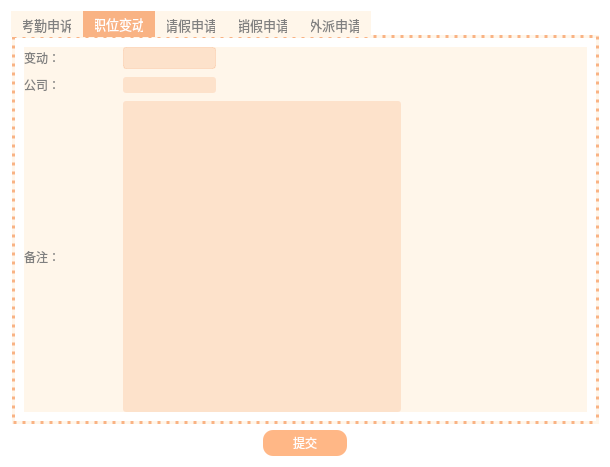
<?xml version="1.0" encoding="UTF-8"?>
<ui version="4.0">
 <class>Form</class>
 <widget class="QWidget" name="Form">
  <property name="geometry">
   <rect>
    <x>0</x>
    <y>0</y>
    <width>610</width>
    <height>467</height>
   </rect>
  </property>
  <property name="minimumSize">
   <size>
    <width>600</width>
    <height>400</height>
   </size>
  </property>
  <property name="windowTitle">
   <string>Form</string>
  </property>
  <property name="styleSheet">
   <string notr="true">background-color:white;
color:rgb(128,128,128);</string>
  </property>
  <layout class="QHBoxLayout" name="horizontalLayout_6">
   <item>
    <widget class="QFrame" name="frame">
     <property name="styleSheet">
      <string notr="true">QTabBar::tab{background-color:rgb(255,246,234);color:rgb(128,128,128);font:13px}
QTabBar::tab::selected{background-color:rgb(249,179,132);color:white;}
QTabWidget::pane{border: -1px;top:-2px;left: 1px;}
</string>
     </property>
     <layout class="QVBoxLayout" name="verticalLayout_6">
      <property name="leftMargin">
       <number>0</number>
      </property>
      <property name="topMargin">
       <number>0</number>
      </property>
      <property name="rightMargin">
       <number>0</number>
      </property>
      <property name="bottomMargin">
       <number>0</number>
      </property>
      <item>
       <widget class="QTabWidget" name="application_tabWidget">
        <property name="minimumSize">
         <size>
          <width>0</width>
          <height>0</height>
         </size>
        </property>
        <property name="font">
         <font>
          <pointsize>9</pointsize>
         </font>
        </property>
        <property name="focusPolicy">
         <enum>Qt::TabFocus</enum>
        </property>
        <property name="styleSheet">
         <string notr="true">QWidget{background-color:white; border:3px dotted rgb(249,179,132);}
QFrame{background-color:rgb(255,246,234)}
QHBoxLayout{background-color:rgb(255,246,234);}
QComboBox{border: 1px solid rgb(249,179,132,30%);border-radius: 3px;background-color:rgb(249,179,132,30%);background: rgb(249,179,132,30%);font:13px;color:grey;height: 20px;}
QComboBox:editable{background:rgb(249,179,132);}
QComboBox QAbstractItemView{border: 0px solid white;outline:0px;selection-background-color: white;height:100px;background: white;font:13px;color:white;}
QComboBox QAbstractItemView::item{height:50px;width:200px;} 
QComboBox::down-arrow{border-image: url(:/icons/icon_downarrow.png);}
QComboBox::drop-down{border:0px;}
QComboBox::hover{border: 1px solid #C0C4CC;}
QLineEdit{border: 1px solid rgb(249,179,132,30%);border-radius: 3px;}
QLineEdit::hover{border: 1px solid #C0C4CC;}
QTextEdit{border: 1px solid rgb(249,179,132,30%);border-radius: 3px;}
QTextEdit::hover{border: 1px solid #C0C4CC;}</string>
        </property>
        <property name="currentIndex">
         <number>1</number>
        </property>
        <widget class="QWidget" name="att_widget">
         <property name="styleSheet">
          <string notr="true">QWidget{background-color:white; border:none;}</string>
         </property>
         <attribute name="title">
          <string>考勤申诉</string>
         </attribute>
         <layout class="QVBoxLayout" name="verticalLayout_7">
          <item>
           <widget class="QFrame" name="frame_3">
            <property name="styleSheet">
             <string notr="true">QFrame{Border-style:none;background-color:rgb(255,246,234)}
QHBoxLayout{background-color:rgb(255,246,234);}</string>
            </property>
            <layout class="QVBoxLayout" name="verticalLayout_2" stretch="1,1,3">
             <property name="leftMargin">
              <number>0</number>
             </property>
             <property name="topMargin">
              <number>0</number>
             </property>
             <property name="rightMargin">
              <number>0</number>
             </property>
             <property name="bottomMargin">
              <number>0</number>
             </property>
             <item>
              <layout class="QHBoxLayout" name="horizontalLayout_5" stretch="1,1,1,3">
               <item>
                <widget class="QLabel" name="label">
                 <property name="styleSheet">
                  <string notr="true"/>
                 </property>
                 <property name="text">
                  <string>异常时间：</string>
                 </property>
                </widget>
               </item>
               <item>
                <widget class="QDateEdit" name="dateEdit">
                 <property name="styleSheet">
                  <string notr="true">QDateEdit::down-arrow {border-image: url(:/icons/riliriqi.png); }
QDateEdit::drop-down{width: 15px;background-color:rgb(255,246,234,60%)}

QDateEdit{border: 1px solid rgb(249,179,132,30%);border-radius: 3px;background-color:rgb(249,179,132,30%);
}
QDateEdit::hover{border: 1px solid #C0C4CC;}

QCalendarWidget QTableView  {alternate-background-color: rgb(251,212,185,60%) ;background-color:white;}

 QCalendarWidget::QWidget#qt_calendar_navigationbar{background-color: #2F2F3E;}
QTableView{selection-background-color:rgb(251,212,185,15%);selection-color: black;}
QComboBox{border: 1px solid rgb(249,179,132,30%);border-radius: 3px;background-color:rgb(249,179,132,30%);background: rgb(249,179,132,30%);font:13px;color:grey;height: 20px;}
QToolButton{background-color: transparent;margin:5px;border-style:none;color:rgb(128,128,128);font:13px;}


QToolButton#qt_calendar_monthbutton,#qt_calendar_yearbutton{
color: black; 
}
QToolButton#qt_calendar_monthbutton{
width:70px;

}
QToolButton#qt_calendar_monthbutton::QObject{
color: white; 
}
QToolButton#qt_calendar_prevmonth{
qproperty-icon:url(:/icons/arrow-left-filling.png);
}
QToolButton#qt_calendar_nextmonth{
qproperty-icon:url(:/icons/arrow-right-filling.png)
}</string>
                 </property>
                 <property name="wrapping">
                  <bool>false</bool>
                 </property>
                 <property name="frame">
                  <bool>true</bool>
                 </property>
                 <property name="readOnly">
                  <bool>false</bool>
                 </property>
                 <property name="buttonSymbols">
                  <enum>QAbstractSpinBox::UpDownArrows</enum>
                 </property>
                 <property name="accelerated">
                  <bool>false</bool>
                 </property>
                 <property name="keyboardTracking">
                  <bool>true</bool>
                 </property>
                 <property name="showGroupSeparator" stdset="0">
                  <bool>false</bool>
                 </property>
                 <property name="currentSection">
                  <enum>QDateTimeEdit::YearSection</enum>
                 </property>
                 <property name="displayFormat">
                  <string>yyyy/MM/dd</string>
                 </property>
                 <property name="calendarPopup">
                  <bool>true</bool>
                 </property>
                </widget>
               </item>
               <item>
                <widget class="QComboBox" name="comboBox">
                 <property name="sizePolicy">
                  <sizepolicy hsizetype="Preferred" vsizetype="Fixed">
                   <horstretch>0</horstretch>
                   <verstretch>0</verstretch>
                  </sizepolicy>
                 </property>
                 <property name="styleSheet">
                  <string notr="true">QComboBox{border: 1px solid rgb(249,179,132,30%);border-radius: 3px;background-color:rgb(249,179,132,30%);background: rgb(249,179,132,30%);font:13px;color:grey;height: 20px;}
QComboBox:editable{background:rgb(249,179,132);}
QComboBox QAbstractItemView{border: 0px solid rgb(255,246,234);outline:0px;selection-background-color: rgb(255,246,234);height:100px;background: rgb(255,246,234);font:13px;}
QComboBox QAbstractItemView::item{height:50px;width:200px;} 

QComboBox::down-arrow{border-image: url(:/icons/icon_downarrow.png);}
QComboBox::drop-down{border:0px;}


QComboBox::hover{border: 1px solid #C0C4CC;}</string>
                 </property>
                 <item>
                  <property name="text">
                   <string>上班</string>
                  </property>
                 </item>
                 <item>
                  <property name="text">
                   <string>下班</string>
                  </property>
                 </item>
                </widget>
               </item>
               <item>
                <spacer name="horizontalSpacer_5">
                 <property name="orientation">
                  <enum>Qt::Horizontal</enum>
                 </property>
                 <property name="sizeHint" stdset="0">
                  <size>
                   <width>40</width>
                   <height>20</height>
                  </size>
                 </property>
                </spacer>
               </item>
              </layout>
             </item>
             <item>
              <layout class="QHBoxLayout" name="horizontalLayout_7" stretch="1,1,4">
               <item>
                <widget class="QLabel" name="label_16">
                 <property name="text">
                  <string>修改状态：</string>
                 </property>
                </widget>
               </item>
               <item>
                <widget class="QComboBox" name="status_comboBox">
                 <property name="styleSheet">
                  <string notr="true">QComboBox{border: 1px solid rgb(249,179,132,30%);border-radius: 3px;background-color:rgb(249,179,132,30%);background: rgb(249,179,132,30%);font:13px;color:grey;height: 20px;}
QComboBox:editable{background:rgb(249,179,132);}
QComboBox QAbstractItemView{border: 0px solid rgb(255,246,234);outline:0px;selection-background-color: rgb(255,246,234);height:100px;background: rgb(255,246,234);font:13px;}
QComboBox QAbstractItemView::item{height:50px;width:200px;} 

QComboBox::down-arrow{border-image: url(:/icons/icon_downarrow.png);}
QComboBox::drop-down{border:0px;}


QComboBox::hover{border: 1px solid #C0C4CC;}</string>
                 </property>
                 <item>
                  <property name="text">
                   <string>出勤</string>
                  </property>
                 </item>
                 <item>
                  <property name="text">
                   <string>迟到</string>
                  </property>
                 </item>
                 <item>
                  <property name="text">
                   <string>早退</string>
                  </property>
                 </item>
                 <item>
                  <property name="text">
                   <string>缺勤</string>
                  </property>
                 </item>
                 <item>
                  <property name="text">
                   <string>请假</string>
                  </property>
                 </item>
                </widget>
               </item>
               <item>
                <spacer name="horizontalSpacer_8">
                 <property name="orientation">
                  <enum>Qt::Horizontal</enum>
                 </property>
                 <property name="sizeHint" stdset="0">
                  <size>
                   <width>40</width>
                   <height>20</height>
                  </size>
                 </property>
                </spacer>
               </item>
              </layout>
             </item>
             <item>
              <layout class="QHBoxLayout" name="horizontalLayout_8" stretch="1,4,1">
               <item>
                <widget class="QLabel" name="label_3">
                 <property name="text">
                  <string>申请原因：</string>
                 </property>
                </widget>
               </item>
               <item>
                <widget class="QTextEdit" name="comment_textEdit">
                 <property name="styleSheet">
                  <string notr="true">background-color:rgb(249,179,132,30%)</string>
                 </property>
                </widget>
               </item>
               <item>
                <spacer name="horizontalSpacer_9">
                 <property name="orientation">
                  <enum>Qt::Horizontal</enum>
                 </property>
                 <property name="sizeHint" stdset="0">
                  <size>
                   <width>40</width>
                   <height>20</height>
                  </size>
                 </property>
                </spacer>
               </item>
              </layout>
             </item>
            </layout>
           </widget>
          </item>
         </layout>
        </widget>
        <widget class="QWidget" name="company_tab_2">
         <property name="styleSheet">
          <string notr="true">QWidget{background-color:white; border:none;}</string>
         </property>
         <attribute name="title">
          <string>职位变动</string>
         </attribute>
         <layout class="QHBoxLayout" name="horizontalLayout_27">
          <item>
           <widget class="QFrame" name="frame_4">
            <property name="styleSheet">
             <string notr="true">QFrame{Border-style:none;background-color:rgb(255,246,234)}
QHBoxLayout{background-color:rgb(255,246,234);}</string>
            </property>
            <layout class="QVBoxLayout" name="verticalLayout_3">
             <property name="leftMargin">
              <number>0</number>
             </property>
             <property name="topMargin">
              <number>0</number>
             </property>
             <property name="rightMargin">
              <number>0</number>
             </property>
             <property name="bottomMargin">
              <number>0</number>
             </property>
             <item>
              <layout class="QHBoxLayout" name="horizontalLayout" stretch="1,1,4">
               <item>
                <widget class="QLabel" name="label_15">
                 <property name="text">
                  <string>变动：</string>
                 </property>
                </widget>
               </item>
               <item>
                <widget class="QComboBox" name="type_comboBox_2">
                 <property name="styleSheet">
                  <string notr="true">QComboBox{border: 1px solid rgb(249,179,132,30%);border-radius: 3px;background-color:rgb(249,179,132,30%);background: rgb(249,179,132,30%);font:13px;color:grey;height: 20px;}
QComboBox:editable{background:rgb(249,179,132);}
QComboBox QAbstractItemView{border: 0px solid rgb(255,246,234);outline:0px;selection-background-color: rgb(255,246,234);height:100px;background: rgb(255,246,234);font:13px;}
QComboBox QAbstractItemView::item{height:50px;width:200px;} 

QComboBox::down-arrow{border-image: url(:/icons/icon_downarrow.png);}
QComboBox::drop-down{border:0px;}


QComboBox::hover{border: 1px solid #C0C4CC;}</string>
                 </property>
                </widget>
               </item>
               <item>
                <spacer name="horizontalSpacer_10">
                 <property name="orientation">
                  <enum>Qt::Horizontal</enum>
                 </property>
                 <property name="sizeHint" stdset="0">
                  <size>
                   <width>40</width>
                   <height>20</height>
                  </size>
                 </property>
                </spacer>
               </item>
              </layout>
             </item>
             <item>
              <layout class="QHBoxLayout" name="horizontalLayout_4" stretch="1,1,4">
               <item>
                <widget class="QLabel" name="label_6">
                 <property name="text">
                  <string>公司：</string>
                 </property>
                </widget>
               </item>
               <item>
                <widget class="QLineEdit" name="company_lineEdit">
                 <property name="styleSheet">
                  <string notr="true">background-color:rgb(249,179,132,30%)</string>
                 </property>
                 <property name="text">
                  <string/>
                 </property>
                </widget>
               </item>
               <item>
                <spacer name="horizontalSpacer_6">
                 <property name="orientation">
                  <enum>Qt::Horizontal</enum>
                 </property>
                 <property name="sizeHint" stdset="0">
                  <size>
                   <width>40</width>
                   <height>20</height>
                  </size>
                 </property>
                </spacer>
               </item>
              </layout>
             </item>
             <item>
              <layout class="QHBoxLayout" name="horizontalLayout_11" stretch="1,3,2">
               <item>
                <widget class="QLabel" name="label_7">
                 <property name="text">
                  <string>备注：</string>
                 </property>
                </widget>
               </item>
               <item>
                <widget class="QTextEdit" name="comment_textEdit_2">
                 <property name="styleSheet">
                  <string notr="true">background-color:rgb(249,179,132,30%)</string>
                 </property>
                </widget>
               </item>
               <item>
                <spacer name="horizontalSpacer_16">
                 <property name="orientation">
                  <enum>Qt::Horizontal</enum>
                 </property>
                 <property name="sizeHint" stdset="0">
                  <size>
                   <width>40</width>
                   <height>20</height>
                  </size>
                 </property>
                </spacer>
               </item>
              </layout>
             </item>
            </layout>
           </widget>
          </item>
         </layout>
        </widget>
        <widget class="QWidget" name="vaca_tab_3">
         <property name="styleSheet">
          <string notr="true">QWidget{background-color:white; border:none;}</string>
         </property>
         <attribute name="title">
          <string>请假申请</string>
         </attribute>
         <layout class="QHBoxLayout" name="horizontalLayout_26">
          <item>
           <widget class="QFrame" name="frame_5">
            <property name="styleSheet">
             <string notr="true">QFrame{Border-style:none;background-color:rgb(255,246,234)}
QHBoxLayout{background-color:rgb(255,246,234);}</string>
            </property>
            <layout class="QVBoxLayout" name="verticalLayout_4" stretch="1,1,3">
             <property name="leftMargin">
              <number>0</number>
             </property>
             <property name="topMargin">
              <number>0</number>
             </property>
             <property name="rightMargin">
              <number>0</number>
             </property>
             <property name="bottomMargin">
              <number>0</number>
             </property>
             <item>
              <layout class="QHBoxLayout" name="horizontalLayout_14" stretch="1,1,3">
               <item>
                <widget class="QLabel" name="label_9">
                 <property name="text">
                  <string>开始日期：</string>
                 </property>
                </widget>
               </item>
               <item>
                <widget class="QDateEdit" name="start_dateEdit">
                 <property name="styleSheet">
                  <string notr="true">QDateEdit::down-arrow {border-image: url(:/icons/riliriqi.png); }
QDateEdit::drop-down{width: 15px;background-color:rgb(255,246,234,60%)}

QDateEdit{border: 1px solid rgb(249,179,132,30%);border-radius: 3px;background-color:rgb(249,179,132,30%);
}
QDateEdit::hover{border: 1px solid #C0C4CC;}

QCalendarWidget QTableView  {alternate-background-color: rgb(251,212,185,60%) ;background-color:white;}

 QCalendarWidget::QWidget#qt_calendar_navigationbar{background-color: #2F2F3E;}
QTableView{selection-background-color:rgb(251,212,185,15%);selection-color: black;}
QComboBox{border: 1px solid rgb(249,179,132,30%);border-radius: 3px;background-color:rgb(249,179,132,30%);background: rgb(249,179,132,30%);font:13px;color:grey;height: 20px;}
QToolButton{background-color: transparent;margin:5px;border-style:none;color:rgb(128,128,128);font:13px;}


QToolButton#qt_calendar_monthbutton,#qt_calendar_yearbutton{
color: black; 
}
QToolButton#qt_calendar_monthbutton{
width:70px;

}
QToolButton#qt_calendar_monthbutton::QObject{
color: white; 
}
QToolButton#qt_calendar_prevmonth{
qproperty-icon:url(:/icons/arrow-left-filling.png);
}
QToolButton#qt_calendar_nextmonth{
qproperty-icon:url(:/icons/arrow-right-filling.png)
}</string>
                 </property>
                 <property name="showGroupSeparator" stdset="0">
                  <bool>false</bool>
                 </property>
                 <property name="displayFormat">
                  <string>yyyy/MM/dd</string>
                 </property>
                 <property name="calendarPopup">
                  <bool>true</bool>
                 </property>
                </widget>
               </item>
               <item>
                <spacer name="horizontalSpacer_18">
                 <property name="orientation">
                  <enum>Qt::Horizontal</enum>
                 </property>
                 <property name="sizeHint" stdset="0">
                  <size>
                   <width>40</width>
                   <height>20</height>
                  </size>
                 </property>
                </spacer>
               </item>
              </layout>
             </item>
             <item>
              <layout class="QHBoxLayout" name="horizontalLayout_15" stretch="1,1,3">
               <item>
                <widget class="QLabel" name="label_10">
                 <property name="text">
                  <string>结束日期：</string>
                 </property>
                </widget>
               </item>
               <item>
                <widget class="QDateEdit" name="end_dateEdit">
                 <property name="styleSheet">
                  <string notr="true">QDateEdit::down-arrow {border-image: url(:/icons/riliriqi.png); }
QDateEdit::drop-down{width: 15px;background-color:rgb(255,246,234,60%)}

QDateEdit{border: 1px solid rgb(249,179,132,30%);border-radius: 3px;background-color:rgb(249,179,132,30%);
}
QDateEdit::hover{border: 1px solid #C0C4CC;}

QCalendarWidget QTableView  {alternate-background-color: rgb(251,212,185,60%) ;background-color:white;}

 QCalendarWidget::QWidget#qt_calendar_navigationbar{background-color: #2F2F3E;}
QTableView{selection-background-color:rgb(251,212,185,15%);selection-color: black;}
QComboBox{border: 1px solid rgb(249,179,132,30%);border-radius: 3px;background-color:rgb(249,179,132,30%);background: rgb(249,179,132,30%);font:13px;color:grey;height: 20px;}
QToolButton{background-color: transparent;margin:5px;border-style:none;color:rgb(128,128,128);font:13px;}


QToolButton#qt_calendar_monthbutton,#qt_calendar_yearbutton{
color: black; 
}
QToolButton#qt_calendar_monthbutton{
width:70px;

}
QToolButton#qt_calendar_monthbutton::QObject{
color: white; 
}
QToolButton#qt_calendar_prevmonth{
qproperty-icon:url(:/icons/arrow-left-filling.png);
}
QToolButton#qt_calendar_nextmonth{
qproperty-icon:url(:/icons/arrow-right-filling.png)
}</string>
                 </property>
                 <property name="displayFormat">
                  <string>yyyy/MM/dd</string>
                 </property>
                 <property name="calendarPopup">
                  <bool>true</bool>
                 </property>
                </widget>
               </item>
               <item>
                <spacer name="horizontalSpacer_19">
                 <property name="orientation">
                  <enum>Qt::Horizontal</enum>
                 </property>
                 <property name="sizeHint" stdset="0">
                  <size>
                   <width>40</width>
                   <height>20</height>
                  </size>
                 </property>
                </spacer>
               </item>
              </layout>
             </item>
             <item>
              <layout class="QHBoxLayout" name="horizontalLayout_16" stretch="1,3,1">
               <item>
                <widget class="QLabel" name="label_8">
                 <property name="text">
                  <string>请假缘由：</string>
                 </property>
                </widget>
               </item>
               <item>
                <widget class="QTextEdit" name="comment_textEdit_3">
                 <property name="styleSheet">
                  <string notr="true">background-color:rgb(249,179,132,30%)</string>
                 </property>
                </widget>
               </item>
               <item>
                <spacer name="horizontalSpacer_20">
                 <property name="orientation">
                  <enum>Qt::Horizontal</enum>
                 </property>
                 <property name="sizeHint" stdset="0">
                  <size>
                   <width>40</width>
                   <height>20</height>
                  </size>
                 </property>
                </spacer>
               </item>
              </layout>
             </item>
            </layout>
           </widget>
          </item>
         </layout>
        </widget>
        <widget class="QWidget" name="back_tab_4">
         <property name="styleSheet">
          <string notr="true">QWidget{background-color:white; border:none;}</string>
         </property>
         <attribute name="title">
          <string>销假申请</string>
         </attribute>
         <layout class="QHBoxLayout" name="horizontalLayout_25">
          <item>
           <widget class="QFrame" name="frame_2">
            <property name="styleSheet">
             <string notr="true">QFrame{Border-style:none;background-color:rgb(255,246,234)}
QHBoxLayout{background-color:rgb(255,246,234);}</string>
            </property>
            <layout class="QVBoxLayout" name="verticalLayout" stretch="1,3">
             <property name="leftMargin">
              <number>0</number>
             </property>
             <property name="topMargin">
              <number>0</number>
             </property>
             <property name="rightMargin">
              <number>0</number>
             </property>
             <property name="bottomMargin">
              <number>0</number>
             </property>
             <item>
              <layout class="QHBoxLayout" name="horizontalLayout_2" stretch="1,1,3">
               <item>
                <widget class="QLabel" name="label_2">
                 <property name="text">
                  <string>销假日期：</string>
                 </property>
                </widget>
               </item>
               <item>
                <widget class="QDateEdit" name="back_dateEdit">
                 <property name="styleSheet">
                  <string notr="true">QDateEdit::down-arrow {border-image: url(:/icons/riliriqi.png); }
QDateEdit::drop-down{width: 15px;background-color:rgb(255,246,234,60%)}

QDateEdit{border: 1px solid rgb(249,179,132,30%);border-radius: 3px;background-color:rgb(249,179,132,30%);
}
QDateEdit::hover{border: 1px solid #C0C4CC;}

QCalendarWidget QTableView  {alternate-background-color: rgb(251,212,185,60%) ;background-color:white;}

 QCalendarWidget::QWidget#qt_calendar_navigationbar{background-color: #2F2F3E;}
QTableView{selection-background-color:rgb(251,212,185,15%);selection-color: black;}
QComboBox{border: 1px solid rgb(249,179,132,30%);border-radius: 3px;background-color:rgb(249,179,132,30%);background: rgb(249,179,132,30%);font:13px;color:grey;height: 20px;}
QToolButton{background-color: transparent;margin:5px;border-style:none;color:rgb(128,128,128);font:13px;}


QToolButton#qt_calendar_monthbutton,#qt_calendar_yearbutton{
color: black; 
}
QToolButton#qt_calendar_monthbutton{
width:70px;

}
QToolButton#qt_calendar_monthbutton::QObject{
color: white; 
}
QToolButton#qt_calendar_prevmonth{
qproperty-icon:url(:/icons/arrow-left-filling.png);
}
QToolButton#qt_calendar_nextmonth{
qproperty-icon:url(:/icons/arrow-right-filling.png)
}</string>
                 </property>
                 <property name="displayFormat">
                  <string>yyyy/MM/dd</string>
                 </property>
                 <property name="calendarPopup">
                  <bool>true</bool>
                 </property>
                </widget>
               </item>
               <item>
                <spacer name="horizontalSpacer_2">
                 <property name="orientation">
                  <enum>Qt::Horizontal</enum>
                 </property>
                 <property name="sizeHint" stdset="0">
                  <size>
                   <width>40</width>
                   <height>20</height>
                  </size>
                 </property>
                </spacer>
               </item>
              </layout>
             </item>
             <item>
              <layout class="QHBoxLayout" name="horizontalLayout_3" stretch="1,3,1">
               <property name="spacing">
                <number>6</number>
               </property>
               <property name="sizeConstraint">
                <enum>QLayout::SetDefaultConstraint</enum>
               </property>
               <item>
                <widget class="QLabel" name="label_4">
                 <property name="text">
                  <string>销假备注：</string>
                 </property>
                </widget>
               </item>
               <item>
                <widget class="QTextEdit" name="comment_textEdit_4">
                 <property name="sizePolicy">
                  <sizepolicy hsizetype="Expanding" vsizetype="Minimum">
                   <horstretch>0</horstretch>
                   <verstretch>0</verstretch>
                  </sizepolicy>
                 </property>
                 <property name="styleSheet">
                  <string notr="true">background-color:rgb(249,179,132,30%)</string>
                 </property>
                </widget>
               </item>
               <item>
                <spacer name="horizontalSpacer_3">
                 <property name="orientation">
                  <enum>Qt::Horizontal</enum>
                 </property>
                 <property name="sizeHint" stdset="0">
                  <size>
                   <width>40</width>
                   <height>20</height>
                  </size>
                 </property>
                </spacer>
               </item>
              </layout>
             </item>
            </layout>
           </widget>
          </item>
         </layout>
        </widget>
        <widget class="QWidget" name="out_tab_5">
         <property name="styleSheet">
          <string notr="true">QWidget{background-color:white; border:none;}</string>
         </property>
         <attribute name="title">
          <string>外派申请</string>
         </attribute>
         <layout class="QHBoxLayout" name="horizontalLayout_24">
          <item>
           <widget class="QFrame" name="frame_6">
            <property name="styleSheet">
             <string notr="true">QFrame{Border-style:none;background-color:rgb(255,246,234)}
QHBoxLayout{background-color:rgb(255,246,234);}</string>
            </property>
            <layout class="QVBoxLayout" name="verticalLayout_5" stretch="1,1,1,3">
             <property name="leftMargin">
              <number>0</number>
             </property>
             <property name="topMargin">
              <number>0</number>
             </property>
             <property name="rightMargin">
              <number>0</number>
             </property>
             <property name="bottomMargin">
              <number>0</number>
             </property>
             <item>
              <layout class="QHBoxLayout" name="horizontalLayout_18" stretch="1,1,3">
               <item>
                <widget class="QLabel" name="label_12">
                 <property name="text">
                  <string>开始日期：</string>
                 </property>
                </widget>
               </item>
               <item>
                <widget class="QDateEdit" name="outs_dateEdit">
                 <property name="styleSheet">
                  <string notr="true">QDateEdit::down-arrow {border-image: url(:/icons/riliriqi.png); }
QDateEdit::drop-down{width: 15px;background-color:rgb(255,246,234,60%)}

QDateEdit{border: 1px solid rgb(249,179,132,30%);border-radius: 3px;background-color:rgb(249,179,132,30%);
}
QDateEdit::hover{border: 1px solid #C0C4CC;}

QCalendarWidget QTableView  {alternate-background-color: rgb(251,212,185,60%) ;background-color:white;}

 QCalendarWidget::QWidget#qt_calendar_navigationbar{background-color: #2F2F3E;}
QTableView{selection-background-color:rgb(251,212,185,15%);selection-color: black;}
QComboBox{border: 1px solid rgb(249,179,132,30%);border-radius: 3px;background-color:rgb(249,179,132,30%);background: rgb(249,179,132,30%);font:13px;color:grey;height: 20px;}
QToolButton{background-color: transparent;margin:5px;border-style:none;color:rgb(128,128,128);font:13px;}


QToolButton#qt_calendar_monthbutton,#qt_calendar_yearbutton{
color: black; 
}
QToolButton#qt_calendar_monthbutton{
width:70px;

}
QToolButton#qt_calendar_monthbutton::QObject{
color: white; 
}
QToolButton#qt_calendar_prevmonth{
qproperty-icon:url(:/icons/arrow-left-filling.png);
}
QToolButton#qt_calendar_nextmonth{
qproperty-icon:url(:/icons/arrow-right-filling.png)
}</string>
                 </property>
                 <property name="displayFormat">
                  <string>yyyy/MM/dd</string>
                 </property>
                 <property name="calendarPopup">
                  <bool>true</bool>
                 </property>
                </widget>
               </item>
               <item>
                <spacer name="horizontalSpacer_22">
                 <property name="orientation">
                  <enum>Qt::Horizontal</enum>
                 </property>
                 <property name="sizeHint" stdset="0">
                  <size>
                   <width>40</width>
                   <height>20</height>
                  </size>
                 </property>
                </spacer>
               </item>
              </layout>
             </item>
             <item>
              <layout class="QHBoxLayout" name="horizontalLayout_19" stretch="1,1,3">
               <item>
                <widget class="QLabel" name="label_11">
                 <property name="text">
                  <string>结束日期：</string>
                 </property>
                </widget>
               </item>
               <item>
                <widget class="QDateEdit" name="oute_dateEdit">
                 <property name="styleSheet">
                  <string notr="true">QDateEdit::down-arrow {border-image: url(:/icons/riliriqi.png); }
QDateEdit::drop-down{width: 15px;background-color:rgb(255,246,234,60%)}

QDateEdit{border: 1px solid rgb(249,179,132,30%);border-radius: 3px;background-color:rgb(249,179,132,30%);
}
QDateEdit::hover{border: 1px solid #C0C4CC;}

QCalendarWidget QTableView  {alternate-background-color: rgb(251,212,185,60%) ;background-color:white;}

 QCalendarWidget::QWidget#qt_calendar_navigationbar{background-color: #2F2F3E;}
QTableView{selection-background-color:rgb(251,212,185,15%);selection-color: black;}
QComboBox{border: 1px solid rgb(249,179,132,30%);border-radius: 3px;background-color:rgb(249,179,132,30%);background: rgb(249,179,132,30%);font:13px;color:grey;height: 20px;}
QToolButton{background-color: transparent;margin:5px;border-style:none;color:rgb(128,128,128);font:13px;}


QToolButton#qt_calendar_monthbutton,#qt_calendar_yearbutton{
color: black; 
}
QToolButton#qt_calendar_monthbutton{
width:70px;

}
QToolButton#qt_calendar_monthbutton::QObject{
color: white; 
}
QToolButton#qt_calendar_prevmonth{
qproperty-icon:url(:/icons/arrow-left-filling.png);
}
QToolButton#qt_calendar_nextmonth{
qproperty-icon:url(:/icons/arrow-right-filling.png)
}</string>
                 </property>
                 <property name="displayFormat">
                  <string>yyyy/MM/dd</string>
                 </property>
                 <property name="calendarPopup">
                  <bool>true</bool>
                 </property>
                </widget>
               </item>
               <item>
                <spacer name="horizontalSpacer_23">
                 <property name="orientation">
                  <enum>Qt::Horizontal</enum>
                 </property>
                 <property name="sizeHint" stdset="0">
                  <size>
                   <width>40</width>
                   <height>20</height>
                  </size>
                 </property>
                </spacer>
               </item>
              </layout>
             </item>
             <item>
              <layout class="QHBoxLayout" name="horizontalLayout_20" stretch="1,1,3">
               <item>
                <widget class="QLabel" name="label_13">
                 <property name="text">
                  <string>外派地点：</string>
                 </property>
                </widget>
               </item>
               <item>
                <widget class="QLineEdit" name="place_lineEdit">
                 <property name="styleSheet">
                  <string notr="true">background-color:rgb(249,179,132,30%);
padding:0px 2px</string>
                 </property>
                </widget>
               </item>
               <item>
                <spacer name="horizontalSpacer_24">
                 <property name="orientation">
                  <enum>Qt::Horizontal</enum>
                 </property>
                 <property name="sizeHint" stdset="0">
                  <size>
                   <width>40</width>
                   <height>20</height>
                  </size>
                 </property>
                </spacer>
               </item>
              </layout>
             </item>
             <item>
              <layout class="QHBoxLayout" name="horizontalLayout_21" stretch="1,3,1">
               <item>
                <widget class="QLabel" name="label_5">
                 <property name="text">
                  <string>外派缘由：</string>
                 </property>
                </widget>
               </item>
               <item>
                <widget class="QTextEdit" name="comment_textEdit_5">
                 <property name="styleSheet">
                  <string notr="true">background-color:rgb(249,179,132,30%)</string>
                 </property>
                </widget>
               </item>
               <item>
                <spacer name="horizontalSpacer_25">
                 <property name="orientation">
                  <enum>Qt::Horizontal</enum>
                 </property>
                 <property name="sizeHint" stdset="0">
                  <size>
                   <width>40</width>
                   <height>20</height>
                  </size>
                 </property>
                </spacer>
               </item>
              </layout>
             </item>
            </layout>
           </widget>
          </item>
         </layout>
        </widget>
       </widget>
      </item>
      <item>
       <layout class="QHBoxLayout" name="horizontalLayout_9" stretch="3,1,3">
        <item>
         <spacer name="horizontalSpacer_4">
          <property name="orientation">
           <enum>Qt::Horizontal</enum>
          </property>
          <property name="sizeHint" stdset="0">
           <size>
            <width>40</width>
            <height>20</height>
           </size>
          </property>
         </spacer>
        </item>
        <item>
         <widget class="QPushButton" name="submitButton">
          <property name="styleSheet">
           <string notr="true">
background-color:rgb(255,183,134);
color:white;
border:6px;
border-radius:10px;
padding:4px 10px;</string>
          </property>
          <property name="text">
           <string>提交</string>
          </property>
         </widget>
        </item>
        <item>
         <spacer name="horizontalSpacer">
          <property name="orientation">
           <enum>Qt::Horizontal</enum>
          </property>
          <property name="sizeHint" stdset="0">
           <size>
            <width>40</width>
            <height>20</height>
           </size>
          </property>
         </spacer>
        </item>
       </layout>
      </item>
     </layout>
    </widget>
   </item>
  </layout>
 </widget>
 <resources>
  <include location="../imgs/icons.qrc"/>
 </resources>
 <connections/>
</ui>
